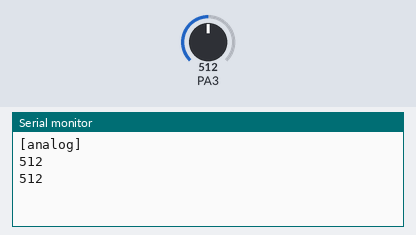
A sketch run on a simulated STM32 Blue Pill. Shown: the last lines printed to the serial monitor. Inputs (shaded band) come from the test bench; at power-on: PA3 = 512.

Above: at 1.8 s.
1.9 s: PA3 set to 716
At 2.8 s:
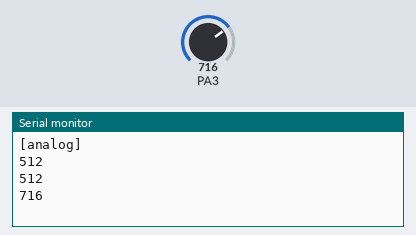
3.4 s: PA3 set to 900
At 4.7 s:
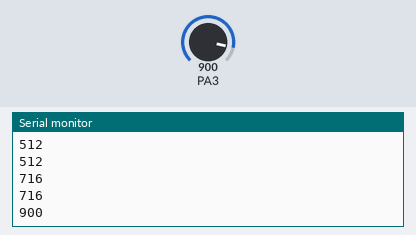
Timing chart, 0 to 6.4 s (numbered marks = the images above; inputs shaded):
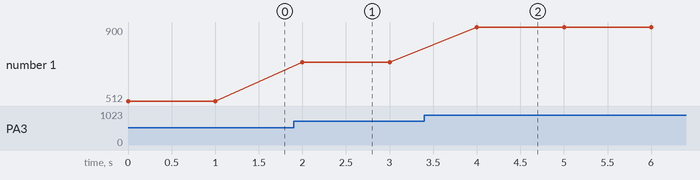

The sketch:

analog.ino
```cpp
// Measure and report analog voltage on PA3 to the HY-TinySTM103 serial port.

void setup () {
    Serial.begin(115200);
    Serial.println("[analog]");
}

void loop () {
    Serial.println(analogRead(PA3));
    delay(1000);
}
```

Measured:
- after the input at 1.9 s, the serial monitor: prints a new line after 0.10 s (image 1)
- after the input at 3.4 s, the serial monitor: prints a new line after 0.60 s (image 2)
- plotted number 1: 512 → 716 after the input at 1.9 s, 716 → 900 after the input at 3.4 s
